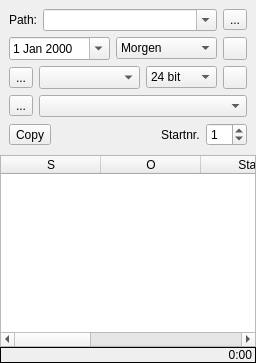
  <widget class="QDockWidget" name="dockTracks">
   <property name="windowTitle">
    <string>Tracks</string>
   </property>
   <attribute name="dockWidgetArea">
    <number>2</number>
   </attribute>
   <widget class="QWidget" name="dockWidgetContents_4">
    <layout class="QVBoxLayout" name="verticalLayout_7">
     <property name="spacing">
      <number>0</number>
     </property>
     <property name="margin">
      <number>0</number>
     </property>
     <item>
      <widget class="QWidget" name="widget_2" native="true">
       <layout class="QVBoxLayout" name="verticalLayout_8">
        <item>
         <layout class="QHBoxLayout" name="horizontalLayout">
          <item>
           <widget class="QLabel" name="label">
            <property name="sizePolicy">
             <sizepolicy hsizetype="Minimum" vsizetype="Minimum">
              <horstretch>0</horstretch>
              <verstretch>0</verstretch>
             </sizepolicy>
            </property>
            <property name="text">
             <string>Path:</string>
            </property>
           </widget>
          </item>
          <item>
           <widget class="QComboBox" name="cboxPath">
            <property name="sizePolicy">
             <sizepolicy hsizetype="Expanding" vsizetype="Fixed">
              <horstretch>0</horstretch>
              <verstretch>0</verstretch>
             </sizepolicy>
            </property>
            <property name="editable">
             <bool>true</bool>
            </property>
           </widget>
          </item>
          <item>
           <widget class="QToolButton" name="btnChangePath">
            <property name="text">
             <string>...</string>
            </property>
           </widget>
          </item>
         </layout>
        </item>
        <item>
         <layout class="QHBoxLayout" name="horizontalLayout_2">
          <item>
           <widget class="QDateEdit" name="dateEdit">
            <property name="calendarPopup">
             <bool>true</bool>
            </property>
           </widget>
          </item>
          <item>
           <widget class="QComboBox" name="comboDayTime">
            <item>
             <property name="text">
              <string>Morgen</string>
             </property>
            </item>
            <item>
             <property name="text">
              <string>Nachmittag</string>
             </property>
            </item>
            <item>
             <property name="text">
              <string>Abend</string>
             </property>
            </item>
            <item>
             <property name="text">
              <string>Part 1</string>
             </property>
            </item>
            <item>
             <property name="text">
              <string>Part 2</string>
             </property>
            </item>
            <item>
             <property name="text">
              <string>Part 3</string>
             </property>
            </item>
           </widget>
          </item>
          <item>
           <widget class="QToolButton" name="btnOpen">
            <property name="text">
             <string/>
            </property>
            <property name="icon">
             <iconset resource="icons.qrc">
              <normaloff>:/symbols/OpenRec</normaloff>:/symbols/OpenRec</iconset>
            </property>
           </widget>
          </item>
         </layout>
        </item>
        <item>
         <layout class="QHBoxLayout" name="horizontalLayout_3">
          <property name="sizeConstraint">
           <enum>QLayout::SetDefaultConstraint</enum>
          </property>
          <item>
           <widget class="QToolButton" name="btnListDevices">
            <property name="text">
             <string>...</string>
            </property>
           </widget>
          </item>
          <item>
           <widget class="QComboBox" name="comboDevices">
            <property name="sizePolicy">
             <sizepolicy hsizetype="Expanding" vsizetype="Minimum">
              <horstretch>0</horstretch>
              <verstretch>0</verstretch>
             </sizepolicy>
            </property>
            <property name="maxVisibleItems">
             <number>20</number>
            </property>
           </widget>
          </item>
          <item>
           <widget class="QComboBox" name="cboxSampleSize">
            <property name="currentIndex">
             <number>1</number>
            </property>
            <item>
             <property name="text">
              <string notr="true">16 bit</string>
             </property>
            </item>
            <item>
             <property name="text">
              <string notr="true">24 bit</string>
             </property>
            </item>
            <item>
             <property name="text">
              <string notr="true">32 int</string>
             </property>
            </item>
            <item>
             <property name="text">
              <string notr="true">32 float</string>
             </property>
            </item>
           </widget>
          </item>
          <item>
           <widget class="QToolButton" name="btnStartRec">
            <property name="sizePolicy">
             <sizepolicy hsizetype="Fixed" vsizetype="Preferred">
              <horstretch>0</horstretch>
              <verstretch>0</verstretch>
             </sizepolicy>
            </property>
            <property name="text">
             <string/>
            </property>
            <property name="icon">
             <iconset resource="icons.qrc">
              <normaloff>:/symbols/Rec</normaloff>:/symbols/Rec</iconset>
            </property>
           </widget>
          </item>
         </layout>
        </item>
        <item>
         <layout class="QHBoxLayout" name="horizontalLayout_5">
          <item>
           <widget class="QToolButton" name="btbRereadOutput">
            <property name="text">
             <string>...</string>
            </property>
           </widget>
          </item>
          <item>
           <widget class="QComboBox" name="cbxOutput"/>
          </item>
         </layout>
        </item>
        <item>
         <layout class="QHBoxLayout" name="horizontalLayout_6">
          <item>
           <widget class="QToolButton" name="tbtCopy">
            <property name="text">
             <string>Copy</string>
            </property>
           </widget>
          </item>
          <item>
           <spacer name="horizontalSpacer">
            <property name="orientation">
             <enum>Qt::Horizontal</enum>
            </property>
            <property name="sizeHint" stdset="0">
             <size>
              <width>40</width>
              <height>20</height>
             </size>
            </property>
           </spacer>
          </item>
          <item>
           <widget class="QLabel" name="label_2">
            <property name="text">
             <string>Startnr.</string>
            </property>
           </widget>
          </item>
          <item>
           <widget class="QSpinBox" name="sbxStartNr">
            <property name="value">
             <number>1</number>
            </property>
           </widget>
          </item>
         </layout>
        </item>
       </layout>
      </widget>
     </item>
     <item>
      <widget class="QTableWidget" name="tableTracks">
       <property name="editTriggers">
        <set>QAbstractItemView::AllEditTriggers</set>
       </property>
       <column>
        <property name="text">
         <string>S</string>
        </property>
       </column>
       <column>
        <property name="text">
         <string>O</string>
        </property>
       </column>
       <column>
        <property name="text">
         <string>Start</string>
        </property>
       </column>
       <column>
        <property name="text">
         <string>End</string>
        </property>
       </column>
       <column>
        <property name="text">
         <string>Text</string>
        </property>
       </column>
       <column>
        <property name="text">
         <string>M</string>
        </property>
       </column>
      </widget>
     </item>
     <item>
      <widget class="QLabel" name="lblFullSize">
       <property name="frameShape">
        <enum>QFrame::Panel</enum>
       </property>
       <property name="text">
        <string>0:00</string>
       </property>
       <property name="textFormat">
        <enum>Qt::PlainText</enum>
       </property>
       <property name="alignment">
        <set>Qt::AlignRight|Qt::AlignTrailing|Qt::AlignVCenter</set>
       </property>
      </widget>
     </item>
    </layout>
   </widget>
  </widget>
